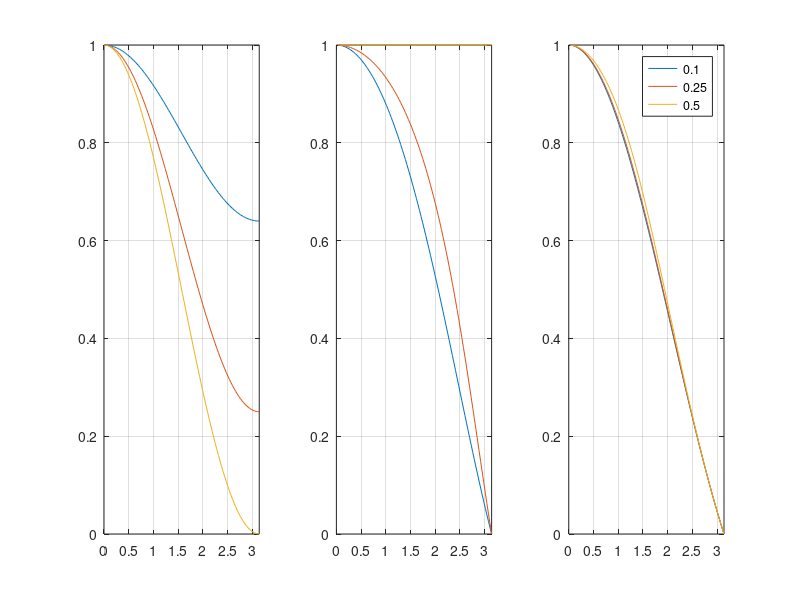

The MATLAB script that drew this image:
clear all
clc
close all

eps_A_FO = @(sig,phi)(1-2.*sig.*(1-sig).*(1-cos(phi)));
eps_P_FO = @(sig,phi)(atan((sig.*sin(phi))./(1-sig+sig.*cos(phi)))./(sig.*phi));

eps_A_LF = @(sig,phi)(1);
eps_P_LF = @(sig,phi)(atan((sig.*sin(phi)./sqrt(1-sig.^2.*(sin(phi).^2))))./(sig.*phi));

sig = [0.1,0.25,0.5];
phi = linspace(0,pi);

figure(1)
for i = 1:3
    subplot(1,3,1)
    plot(phi,eps_A_FO(sig(i),phi))
    hold on
    grid on
    axis([0 pi 0 1])
    
    subplot(1,3,2)
    plot(phi,eps_P_FO(sig(i),phi))
    hold on
    grid on
    axis([0 pi 0 1]) 
    
    subplot(1,3,3)
    plot(phi,eps_P_LF(sig(i),phi))
    hold on
    grid on
    axis([0 pi 0 1])
end

legend('0.1','0.25','0.5')